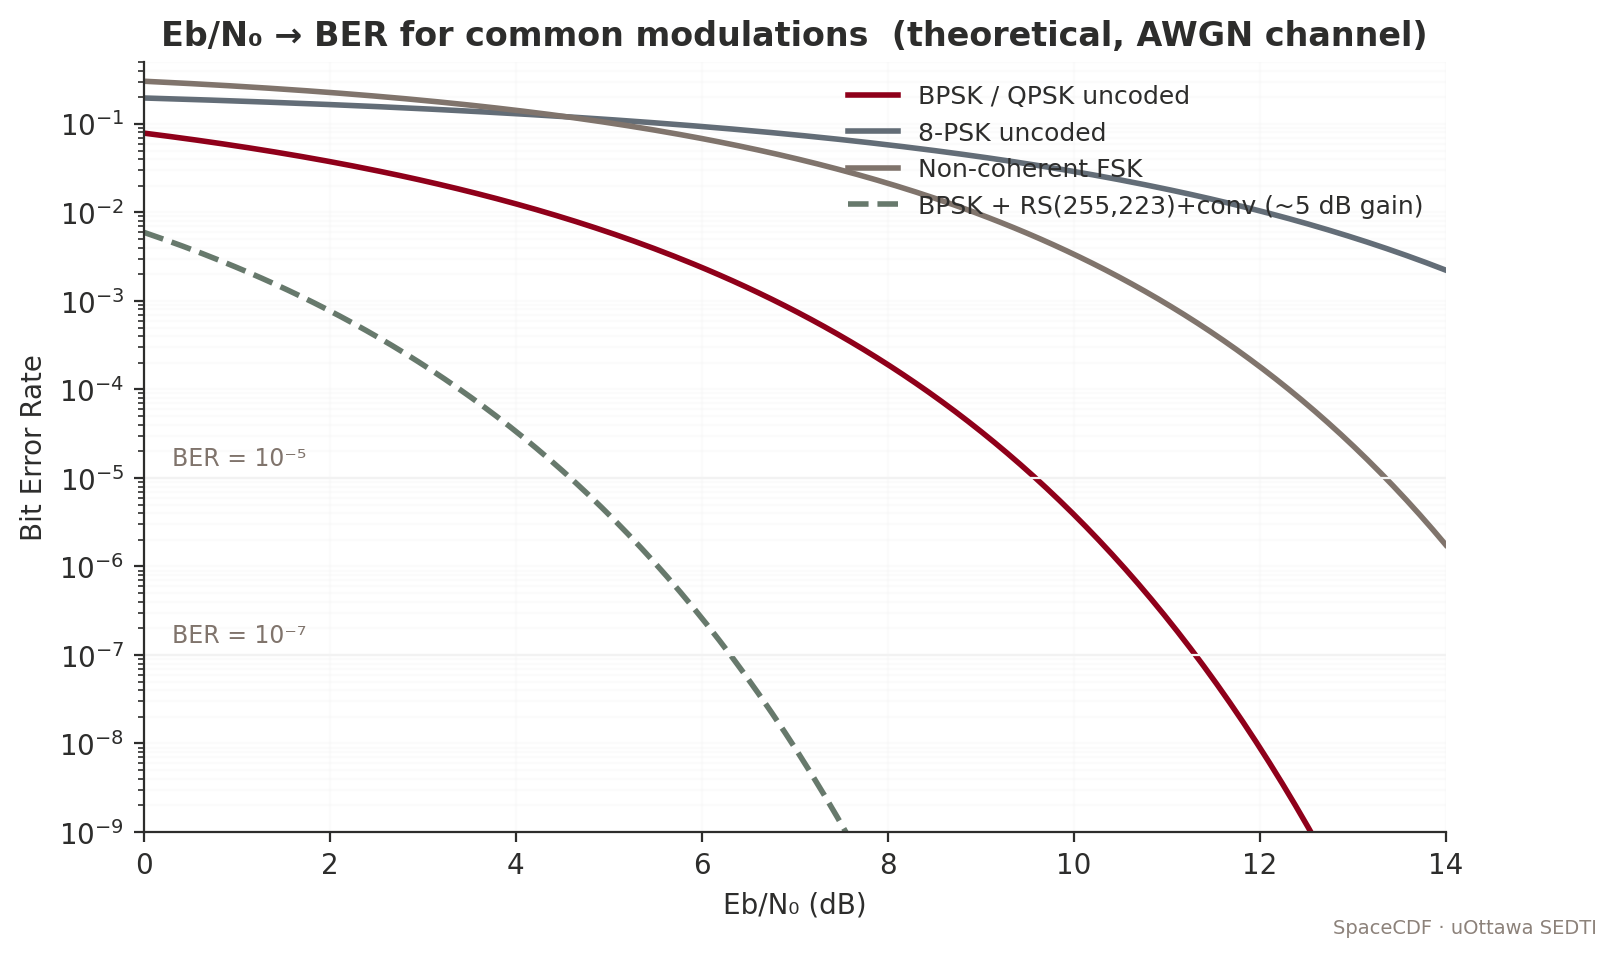

This figure's Python source:
"""Eb/N0 vs BER for common modulation/coding schemes — required link margin."""
import numpy as np
import matplotlib.pyplot as plt
from scipy.special import erfc
from uottawa_brand import apply_style, COLORS, SERIES, add_footer

apply_style()
fig, ax = plt.subplots(figsize=(8.4, 5.0))

EbN0_dB = np.linspace(0, 14, 200)
EbN0 = 10**(EbN0_dB/10)

# BPSK uncoded:  BER = 0.5 * erfc(sqrt(EbN0))
ber_bpsk = 0.5 * erfc(np.sqrt(EbN0))
# QPSK: same Eb/N0 vs BER as BPSK (gray-coded)
ber_qpsk = ber_bpsk
# 8PSK: BER ≈ (2/3) * Q(sqrt(2 EbN0) sin(pi/8))
def Q(x): return 0.5 * erfc(x/np.sqrt(2))
ber_8psk = (2/3) * Q(np.sqrt(2 * EbN0) * np.sin(np.pi/8))

# Uncoded GFSK ~ similar to FSK noncoherent
ber_fsk = 0.5 * np.exp(-EbN0/2)

# Concatenated coding (RS+conv) gain typically -5 dB at 1e-5
EbN0_dB_cc = EbN0_dB + 5
ber_cc = 0.5 * erfc(np.sqrt(10**(EbN0_dB_cc/10)))   # shift left

ax.semilogy(EbN0_dB, ber_bpsk, lw=2.0, color=COLORS["garnet"], label="BPSK / QPSK uncoded")
ax.semilogy(EbN0_dB, ber_8psk, lw=2.0, color=COLORS["blue"], label="8-PSK uncoded")
ax.semilogy(EbN0_dB, ber_fsk,  lw=2.0, color=COLORS["warm_grey"], label="Non-coherent FSK")
ax.semilogy(EbN0_dB, ber_cc,   lw=2.0, color=COLORS["green"], ls="--",
            label="BPSK + RS(255,223)+conv (~5 dB gain)")

# Common BER targets
ax.axhline(1e-5, color=COLORS["polar"], lw=0.8)
ax.text(0.3, 1.4e-5, "BER = 10⁻⁵", fontsize=8.5, color=COLORS["warm_grey"])
ax.axhline(1e-7, color=COLORS["polar"], lw=0.8)
ax.text(0.3, 1.4e-7, "BER = 10⁻⁷", fontsize=8.5, color=COLORS["warm_grey"])

ax.set_xlabel("Eb/N₀ (dB)")
ax.set_ylabel("Bit Error Rate")
ax.set_title("Eb/N₀ → BER for common modulations  (theoretical, AWGN channel)")
ax.set_xlim(0, 14)
ax.set_ylim(1e-9, 0.5)
ax.grid(True, which="both", alpha=0.3)
ax.legend(loc="upper right", frameon=False, fontsize=9)
add_footer(fig)
fig.savefig("/sessions/serene-eager-noether/mnt/docs/assets/figures/fig_signal_noise.png")
print("OK signal noise")
